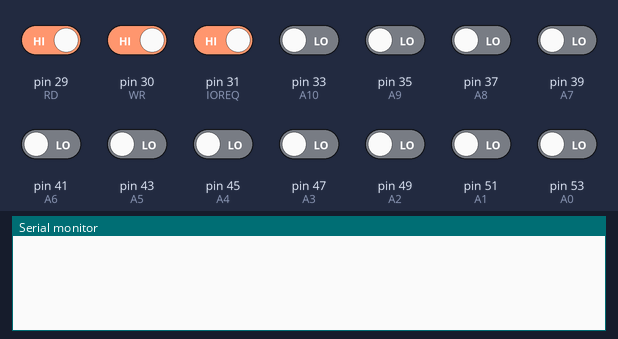
Simulated run of this sketch. Board: Arduino Mega 2560, built with avr-gcc and run on an emulated ATmega2560. On the bench: the last lines printed to the serial monitor. The test bench sets the inputs (shaded band); at power-on: pin 29 (RD), pin 30 (WR), pin 31 (IOREQ) HIGH, pin 33 (A10), pin 35 (A9), pin 37 (A8), pin 39 (A7), pin 41 (A6), pin 43 (A5), pin 45 (A4), pin 47 (A3), pin 49 (A2), pin 51 (A1), pin 53 (A0) LOW.

Above: at 1.2 s.
1.3 s: pin 29 (RD) driven LOW
At 2.1 s:
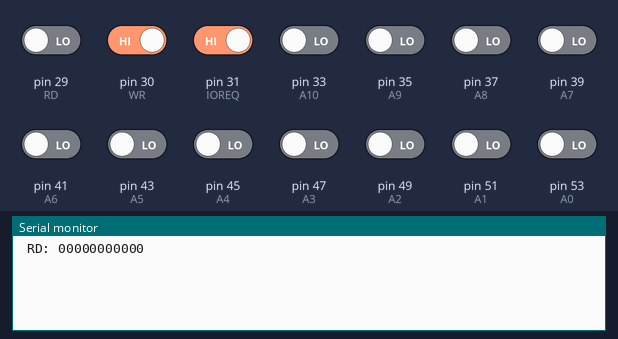
2.8 s: pin 30 (WR) driven LOW
At 3.7 s:
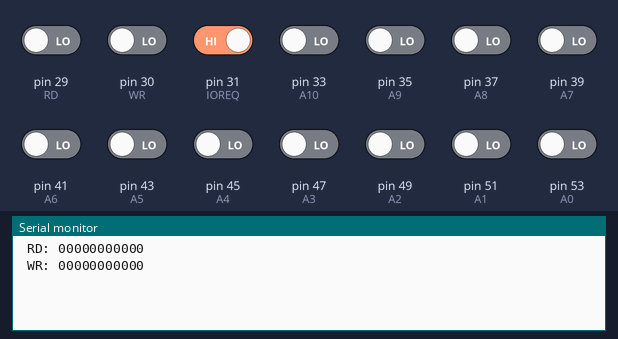
4.3 s: pin 31 (IOREQ) driven LOW
At 5.1 s:
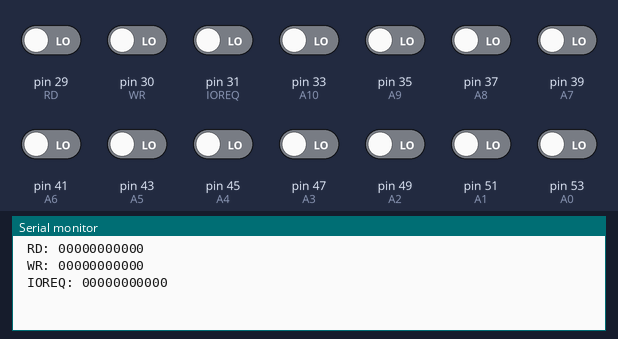
5.8 s: pin 33 (A10) driven HIGH
At 6.7 s:
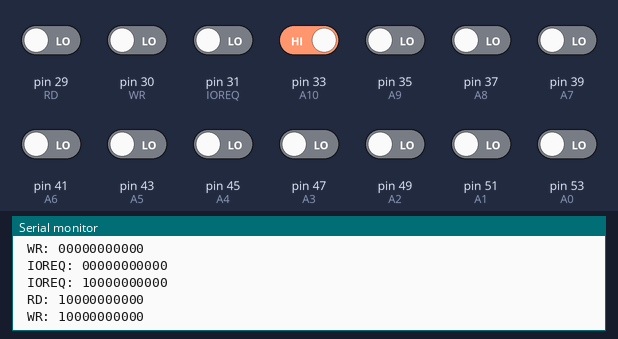
7.3 s: pin 35 (A9) driven HIGH
At 7.9 s:
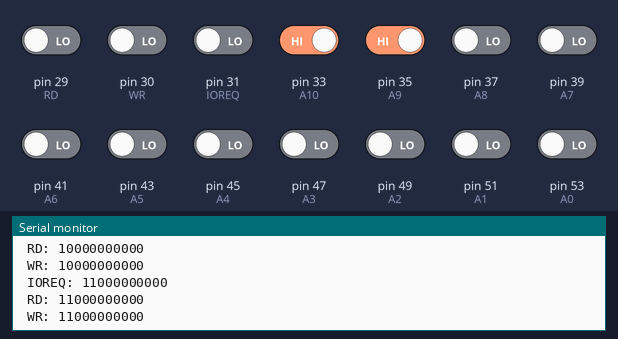
8.8 s: pin 37 (A8) driven HIGH
At 9.2 s:
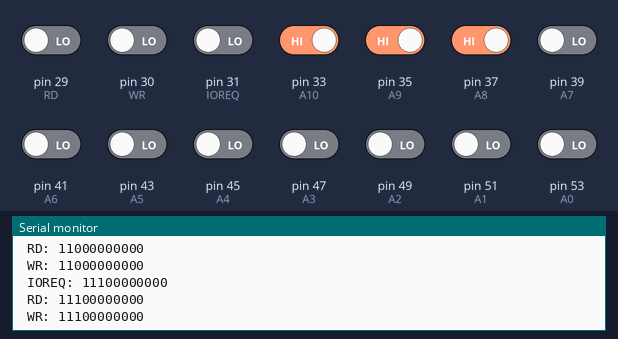

Measured:
- after the input at 1.3 s, the serial monitor: prints a new line at once (image 1)
- after the input at 2.8 s, the serial monitor: prints a new line at once (image 2)
- after the input at 4.3 s, the serial monitor: prints a new line at once (image 3)
- after the input at 5.8 s, the serial monitor: prints a new line at once (image 4)
- after the input at 7.3 s, the serial monitor: prints a new line at once (image 5)
- after the input at 8.8 s, the serial monitor: prints a new line at once (image 6)

The sketch:

addr_read.ino
```cpp
#define A0 53
#define A1 51
#define A2 49
#define A3 47
#define A4 45
#define A5 43
#define A6 41
#define A7 39
#define A8 37
#define A9 35
#define A10 33

#define IOREQ 31
#define WR 30
#define RD 29

struct AddressBus {
  String a0;
  String a1;
  String a2;
  String a3;
  String a4;
  String a5;
  String a6;
  String a7;
  String a8;
  String a9;
  String a10;
};

struct Signals {
  int iosig = 1;
  int rdsig = 1;
  int wrsig = 1;
};

struct AddressBus bus;
String prevIOAddr;
String prevRDAddr;
String prevWRAddr;
String IOAddr;
String RDAddr;
String WRAddr;

void setup() {
  // put your setup code here, to run once:
  Serial.begin(115200);
  pinMode(A0, INPUT);
  pinMode(A1, INPUT);
  pinMode(A2, INPUT);
  pinMode(A3, INPUT);
  pinMode(A4, INPUT);
  pinMode(A5, INPUT);
  pinMode(A6, INPUT);
  pinMode(A7, INPUT);
  pinMode(A8, INPUT);
  pinMode(A9, INPUT);
  pinMode(A10, INPUT);
  pinMode(IOREQ, INPUT);
  pinMode(WR, INPUT);
  pinMode(RD, INPUT);
}

void readAddressBus() {
  bus.a0 = String(digitalRead(A0));
  bus.a1 = String(digitalRead(A1));
  bus.a2 = String(digitalRead(A2));
  bus.a3 = String(digitalRead(A3));
  bus.a4 = String(digitalRead(A4));
  bus.a5 = String(digitalRead(A5));
  bus.a6 = String(digitalRead(A6));
  bus.a7 = String(digitalRead(A7));
  bus.a8 = String(digitalRead(A8));
  bus.a9 = String(digitalRead(A9));
  bus.a10 = String(digitalRead(A10));
}

Signals readSignalType() {
  struct Signals sig;
  sig.iosig = digitalRead(IOREQ);
  sig.rdsig = digitalRead(RD);
  sig.wrsig = digitalRead(WR);
  return sig;
}

void loop() {
  // put your main code here, to run repeatedly:
  //Serial.print("\r");
  struct Signals s;
  s = readSignalType();
  readAddressBus();
  if (s.iosig == 0) {
    IOAddr = String(bus.a10 + bus.a9 + bus.a8 + bus.a7 + bus.a6 + bus.a5 + bus.a4 + bus.a3 + bus.a2 + bus.a1 + bus.a0);
    if (IOAddr.equals(prevIOAddr) == false) {
      prevIOAddr = IOAddr;
      Serial.println(" IOREQ: " + IOAddr + " ");
    }
  }
  if (s.rdsig == 0) {
    RDAddr = String(bus.a10 + bus.a9 + bus.a8 + bus.a7 + bus.a6 + bus.a5 + bus.a4 + bus.a3 + bus.a2 + bus.a1 + bus.a0);
    if (RDAddr.equals(prevRDAddr) == false) {
      prevRDAddr = RDAddr;
      Serial.println(" RD: " + RDAddr + " ");
    }
  }
  if (s.wrsig == 0) {
    WRAddr = String(bus.a10 + bus.a9 + bus.a8 + bus.a7 + bus.a6 + bus.a5 + bus.a4 + bus.a3 + bus.a2 + bus.a1 + bus.a0);
    if (WRAddr.equals(prevWRAddr) == false) {
      prevWRAddr = WRAddr;
      Serial.println(" WR: " + WRAddr + " ");
    }
  }
  delay(25);
}
```
